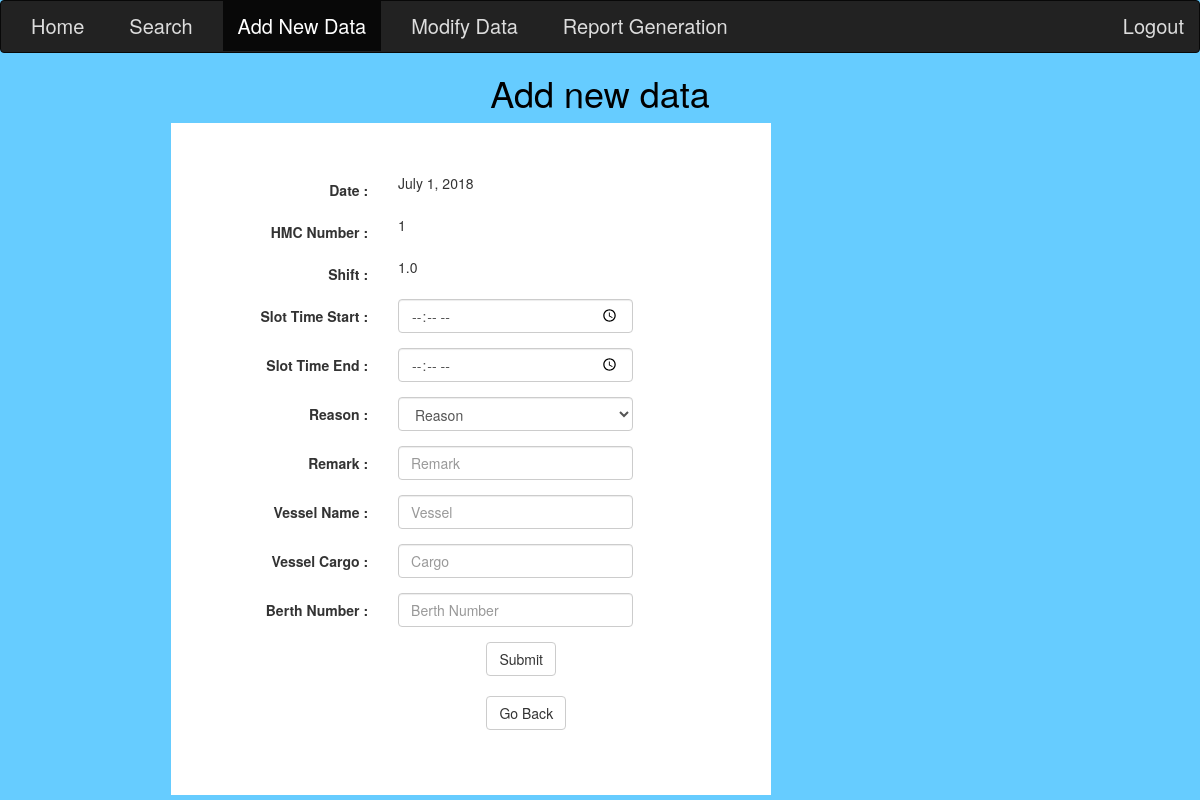
The page /main/modify/slot/95/ (signed in) on the database its author committed.
### report/models.py (models this page shows, shortened)
class Slot(models.Model):
    shift = models.ForeignKey(Shift, on_delete = models.CASCADE)
    time_slot_start = models.TimeField('Time of start')
    time_slot_stop = models.TimeField('Time of stop')
    reason = models.CharField(default ='NO', max_length = 10)
    remark = models.CharField(default ='Nothing', max_length = 200)

class Shift(models.Model):
    date = models.ForeignKey(Date, on_delete = models.CASCADE)
    hmc_number = models.IntegerField(default = 1)
    shift = models.FloatField(default = 1)
    diesel_start_percentage = models.FloatField(default = 100)
    diesel_end_percentage = models.FloatField(default = 0)
    diesel_start_hours = models.FloatField(default = 0)
    diesel_end_hours = models.FloatField(default = 0)
    total_tonnage_or_boxes = models.FloatField(default = 0)
    cycles = models.FloatField(default = 0)
    user =  models.ForeignKey(User , on_delete= models.CASCADE)
    shift_end_flag = models.IntegerField(default = 0) #if it is 0 then shift hasn't been ended

class Date(models.Model):
    date = models.DateField('Date', null = True)

### report/views.py (the view, shortened to what this page needs)
# urls.py: path('modify/slot/<int:slot_id>/', views.modify_slot, name = 'modify_slot'),
def modify_slot(request,slot_id):
    slot_form = SlotForm(request.POST)
    vessel_form = VesselForm(request.POST)
    if request.user.has_perm('report.delete_date'):
        slot = Slot.objects.filter(id = slot_id)[0]
        return render(request,'modify_slot.html',{ 'slot_form' : slot_form, 'vessel_form' : vessel_form, 'slot': slot})
    else:
        return render(request, 'message.html', {'message' : "You don't have permision to modify"})

### report/forms.py
class SlotForm(forms.Form):
    time_slot_start = forms.TimeField(label = "Time Slot Start", required = True);
    time_slot_stop = forms.TimeField(label = "Time Slot Stop", required = True);
    reason = forms.CharField(label = "Reason", required = True);
    remark = forms.CharField(label = "Remark", required = False);

class VesselForm(forms.Form):
    vessel_name = forms.CharField(label = "Vessel Name", required = True)
    vessel_cargo = forms.CharField(label = "Vessel Cargo", required = True)
    berth_number = forms.IntegerField(label = "Berth Number", required = True)

### Templates/modify_slot.html (shortened to what this page needs)
<!DOCTYPE html>
<html>
{% load static %}
<head>
  <link rel="stylesheet" href="{% static "bootstrap.min.css" %}" >
</head>
<body>
<nav class="navbar navbar-inverse" style="font-size: 20px;">
  <div class="container-fluid">
    <ul  class="nav navbar-nav" style="margin-bottom: 0px; ">
      <li style="padding-right: 15px"  ><a href="{% url 'main' %}">Home</a></li>
       <li style="padding-right: 15px" > <a href="{% url 'search' %}">Search</a></li>
        <li style="padding-right: 15px" class="active"><a href="{% url 'add_options' %}">Add New Data</a></li>
        <li style="padding-right: 15px"><a href="{% url 'modify_options' %}">Modify Data</a></li>
        <li style="padding-right: 15px"><a href="{% url 'report_options' %}">Report Generation</a></li>
    </ul>
    <ul class="nav navbar-nav navbar-right">
      <li><a href="{% url 'logout' %}"><span class="glyphicon glyphicon-log-out"></span> Logout</a></li>
    </ul>
  </div>
</nav>
<h1 id="title">Add new data</h1>
  <div class="container1">
  <div></div>
 <div class="data">
 <form class="form-horizontal" action="" , method="post" onsubmit="return confirmation();">
    <div id="form" style="padding: 50px;">
    <div class="form-group">
      <label class="control-label col-sm-4" for="email">Date :</label>
      <div class="col-sm-6">
        <div>  {{ slot.shift.date.date }}  </div>
      </div>
    </div>
    <div class="form-group">
      <label class="control-label col-sm-4" >HMC Number :</label>
      <div class="col-sm-6">
        <div>  {{ slot.shift.hmc_number }}  </div>
      </div>
    </div>
    <div class="form-group">
      <label class="control-label col-sm-4" >Shift :</label>
      <div class="col-sm-6">
        <div>  {{ slot.shift.shift }}  </div>
      </div>
    </div>
    <div class="form-group">
        <label class="control-label col-sm-4" > Slot Time Start :</label>
        <div class="col-sm-6">
          <input type="time" class="form-control" id="time_slot_start" placeholder="Slot Time Start" name="time_slot_start" min="0:00" max="24:00" required>
        </div>
      </div>
    <div class="form-group">
        <label class="control-label col-sm-4" >Slot Time End :</label>
        <div class="col-sm-6">
          <input type="time" class="form-control" id="time_slot_stop" placeholder="Slot Time End " name="time_slot_stop" min="0:00" max="24:00" required>
        </div>
      </div>
    <div class="form-group">
        <label class="control-label col-sm-4" > Reason :</label>
        <div class="col-sm-6">
          <select type="button" class="form-control" id="dropdown" id="reason" placeholder="Reason" name="reason" required>
                    <option value="">Reason</option>
            </select>
        </div>
      </div>
    <div class="form-group">
      <label class="control-label col-sm-4" > Remark :</label>
      <div class="col-sm-6">
        <input type="text" class="form-control" id="remark" placeholder="Remark" name="remark" style="height: 200%;" required>
      </div>
    </div>
    <div class="form-group">
      <label class="control-label col-sm-4" > Vessel Name :</label>
      <div class="col-sm-6">
        <input type="text" class="form-control" id="vessel_name" placeholder="Vessel " name="vessel_name" style="height: 200%;" required>
      </div>
    </div>
    <div class="form-group">
      <label class="control-label col-sm-4" > Vessel Cargo :</label>
      <div class="col-sm-6">
        <input type="text" class="form-control" id="vessel_cargo" placeholder="Cargo" name="vessel_cargo" style="height: 200%;" required>
      </div>
    </div>
    <div class="form-group">
      <label class="control-label col-sm-4" > Berth Number :</label>
      <div class="col-sm-6">
        <input type="number" min = "1" max = "11"  class="form-control" id="berth_number" placeholder="Berth Number" name="berth_number" style="height: 200%;" required>
      </div>
    </div>
 <div class="form-group">
      <div class="col-sm-offset-6 col-sm-6">
          <button type="submit" class="btn btn-default">Submit</button>
  <br><br>
          <button class="btn btn-default"  onclick="goBack()">Go Back</button>
      </div>
    </div>
    </div>
</form>
</div>
</div>
</body>
</html>

### Templates/modify_slot.html (style rules this page uses)
body { background-color: #66CCFF; }
.navbar-inverse { margin-bottom: px; }
h1 { color: black; font-style: bold; text-align: center; }
.navbar-inverse .navbar-nav > li > a { color: #ddd; }
.container1 { float: center; display: grid; grid-template-columns: 2fr 7fr 3fr 2fr; width: 100%; }
.data { background-color: white; }

### rows shown on the page
Slot: shift "July 1, 2018", shift.hmc_number "1", shift.shift "1.0"
